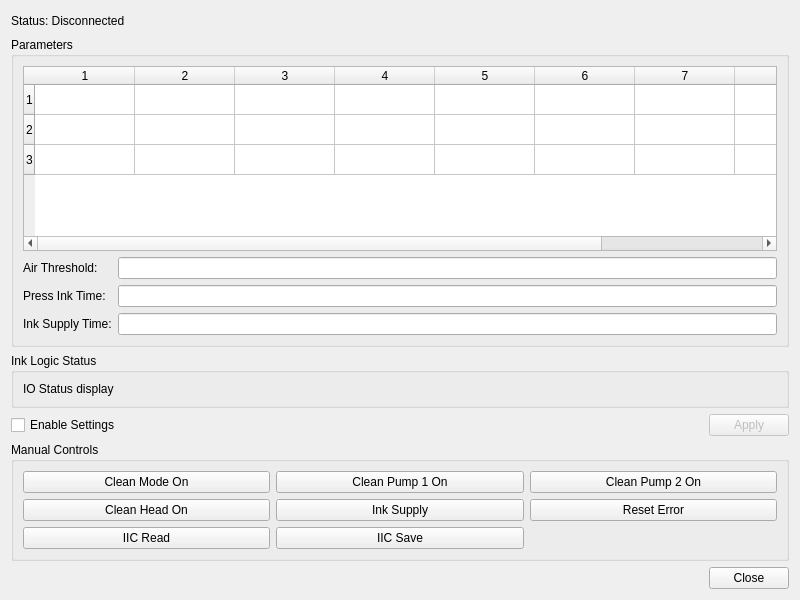
<?xml version="1.0" encoding="UTF-8"?>
<ui version="4.0">
 <class>AdibCtrlDialog</class>
 <widget class="QDialog" name="AdibCtrlDialog">
  <property name="geometry">
   <rect>
    <x>0</x>
    <y>0</y>
    <width>800</width>
    <height>600</height>
   </rect>
  </property>
  <property name="windowTitle">
   <string>ADIB Control</string>
  </property>
  <layout class="QVBoxLayout" name="verticalLayout">
   <item>
    <layout class="QHBoxLayout" name="horizontalLayout_1">
     <item>
      <widget class="QLabel" name="statusLabel">
       <property name="text">
        <string>Status: Disconnected</string>
       </property>
      </widget>
     </item>
     <item>
      <spacer name="horizontalSpacer_1">
       <property name="orientation">
        <enum>Qt::Horizontal</enum>
       </property>
       <property name="sizeHint" stdset="0">
        <size>
         <width>40</width>
         <height>20</height>
        </size>
       </property>
      </spacer>
     </item>
    </layout>
   </item>
   <item>
    <widget class="QGroupBox" name="groupBox_params">
     <property name="title">
      <string>Parameters</string>
     </property>
     <layout class="QVBoxLayout" name="verticalLayout_2">
      <item>
       <widget class="QTableWidget" name="paramTableWidget">
        <property name="rowCount">
         <number>3</number>
        </property>
        <property name="columnCount">
         <number>9</number>
        </property>
        <row/>
        <row/>
        <row/>
        <column/>
        <column/>
        <column/>
        <column/>
        <column/>
        <column/>
        <column/>
        <column/>
        <column/>
       </widget>
      </item>
      <item>
       <layout class="QFormLayout" name="formLayout">
        <item row="0" column="0">
         <widget class="QLabel" name="label_airHold">
          <property name="text">
           <string>Air Threshold:</string>
          </property>
         </widget>
        </item>
        <item row="0" column="1">
         <widget class="QLineEdit" name="airHoldLineEdit"/>
        </item>
        <item row="1" column="0">
         <widget class="QLabel" name="label_inkTime">
          <property name="text">
           <string>Press Ink Time:</string>
          </property>
         </widget>
        </item>
        <item row="1" column="1">
         <widget class="QLineEdit" name="inkTimeLineEdit"/>
        </item>
        <item row="2" column="0">
         <widget class="QLabel" name="label_supplyTime">
          <property name="text">
           <string>Ink Supply Time:</string>
          </property>
         </widget>
        </item>
        <item row="2" column="1">
         <widget class="QLineEdit" name="supplyTimeLineEdit"/>
        </item>
       </layout>
      </item>
     </layout>
    </widget>
   </item>
   <item>
    <widget class="QGroupBox" name="groupBox_status">
     <property name="title">
      <string>Ink Logic Status</string>
     </property>
     <layout class="QHBoxLayout" name="horizontalLayout_2">
        <item>
            <widget class="QLabel" name="inkStatusLabel">
                <property name="text">
                    <string>IO Status display</string>
                </property>
            </widget>
        </item>
     </layout>
    </widget>
   </item>
   <item>
    <layout class="QHBoxLayout" name="horizontalLayout_3">
     <item>
      <widget class="QCheckBox" name="enableSetCheckBox">
       <property name="text">
        <string>Enable Settings</string>
       </property>
      </widget>
     </item>
     <item>
      <spacer name="horizontalSpacer_2">
       <property name="orientation">
        <enum>Qt::Horizontal</enum>
       </property>
       <property name="sizeHint" stdset="0">
        <size>
         <width>40</width>
         <height>20</height>
        </size>
       </property>
      </spacer>
     </item>
     <item>
      <widget class="QPushButton" name="applyButton">
       <property name="text">
        <string>Apply</string>
       </property>
       <property name="enabled">
        <bool>false</bool>
       </property>
      </widget>
     </item>
    </layout>
   </item>
   <item>
    <widget class="QGroupBox" name="groupBox_controls">
     <property name="title">
      <string>Manual Controls</string>
     </property>
     <layout class="QGridLayout" name="gridLayout">
      <item row="0" column="0">
       <widget class="QPushButton" name="cleanModeButton">
        <property name="text">
         <string>Clean Mode On</string>
        </property>
       </widget>
      </item>
      <item row="0" column="1">
       <widget class="QPushButton" name="cleanPump1Button">
        <property name="text">
         <string>Clean Pump 1 On</string>
        </property>
       </widget>
      </item>
      <item row="0" column="2">
       <widget class="QPushButton" name="cleanPump2Button">
        <property name="text">
         <string>Clean Pump 2 On</string>
        </property>
       </widget>
      </item>
      <item row="1" column="0">
       <widget class="QPushButton" name="cleanHeadButton">
        <property name="text">
         <string>Clean Head On</string>
        </property>
       </widget>
      </item>
      <item row="1" column="1">
       <widget class="QPushButton" name="inkSupplyButton">
        <property name="text">
         <string>Ink Supply</string>
        </property>
       </widget>
      </item>
      <item row="1" column="2">
       <widget class="QPushButton" name="resetErrorButton">
        <property name="text">
         <string>Reset Error</string>
        </property>
       </widget>
      </item>
      <item row="2" column="0">
       <widget class="QPushButton" name="iicReadButton">
        <property name="text">
         <string>IIC Read</string>
        </property>
       </widget>
      </item>
      <item row="2" column="1">
       <widget class="QPushButton" name="iicSaveButton">
        <property name="text">
         <string>IIC Save</string>
        </property>
       </widget>
      </item>
     </layout>
    </widget>
   </item>
   <item>
    <widget class="QDialogButtonBox" name="buttonBox">
     <property name="orientation">
      <enum>Qt::Horizontal</enum>
     </property>
     <property name="standardButtons">
      <set>QDialogButtonBox::Close</set>
     </property>
    </widget>
   </item>
  </layout>
 </widget>
 <resources/>
 <connections>
  <connection>
   <sender>buttonBox</sender>
   <signal>accepted()</signal>
   <receiver>AdibCtrlDialog</receiver>
   <slot>accept()</slot>
   <hints>
    <hint type="sourcelabel">
     <x>248</x>
     <y>254</y>
    </hint>
    <hint type="destinationlabel">
     <x>157</x>
     <y>274</y>
    </hint>
   </hints>
  </connection>
  <connection>
   <sender>buttonBox</sender>
   <signal>rejected()</signal>
   <receiver>AdibCtrlDialog</receiver>
   <slot>reject()</slot>
   <hints>
    <hint type="sourcelabel">
     <x>316</x>
     <y>260</y>
    </hint>
    <hint type="destinationlabel">
     <x>286</x>
     <y>274</y>
    </hint>
   </hints>
  </connection>
 </connections>
</ui>
